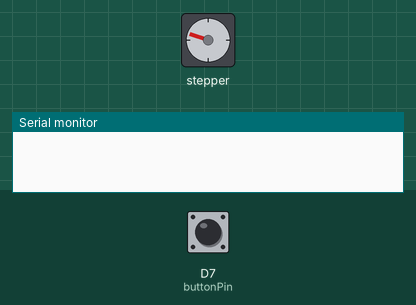
This sketch was run on a simulated ESP8266 (NodeMCU). Shown: stepper motor, the last lines printed to the serial monitor. Inputs (shaded band) come from the test bench; at power-on: D7 (buttonPin) LOW. Stepper angles assume 200 steps per turn.

Above: at 1.2 s.
1.3 s: D7 (buttonPin) pulled HIGH for 0.15 s
At 1.66 s:
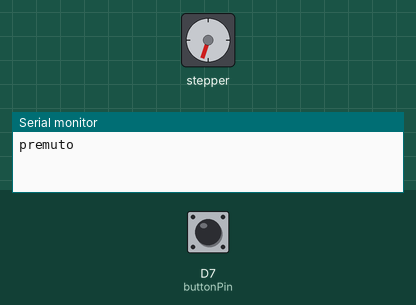
4.3 s: D7 (buttonPin) pulled HIGH for 1 s
At 5.28 s:
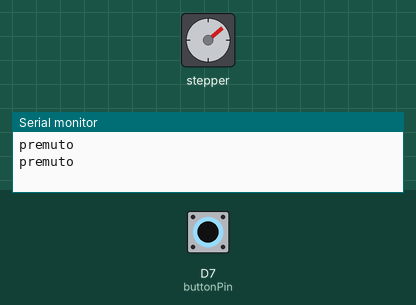
8.3 s: D7 (buttonPin) pulsed HIGH 2 times (0.12 s each, 0.3 s apart)
At 9.21 s:
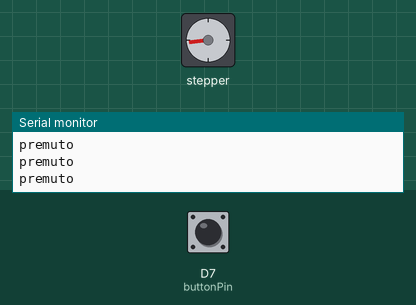
11.9 s: D7 (buttonPin) pulled HIGH for 0.15 s
At 12.53 s:
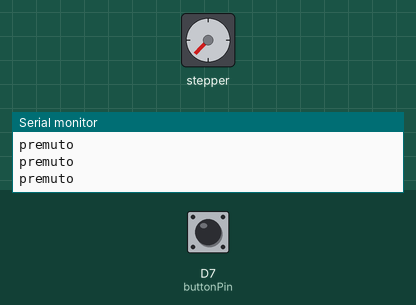
15.0 s: D7 (buttonPin) pulled HIGH for 3.2 s
21.2 s: D7 (buttonPin) pulled HIGH for 0.15 s
Timing chart, 0 to 71.8 s (numbered marks = the images above; inputs shaded):
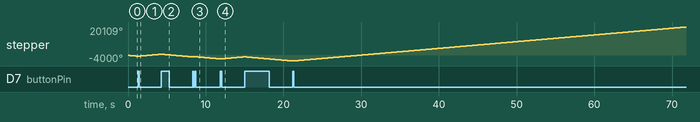

The sketch:

stepper_motor_button.ino
```cpp
#include <ESP8266WiFi.h>
#include <Stepper.h>

//stepper config
const int revolution = 200;                   // Revolution steps
int clockwise = -1;                           // One step clockwise
Stepper stepper(revolution, D1, D2, D5, D6);  // Initialize the stepper library on D1,D2,D5,D6

//variabili pulsante
int buttonPin = 13;  //D7
int buttonStateOld = 0;
int buttonStateNew = 0;


void setup() {
  Serial.begin(115200);       //inizializzo porta seriale
  pinMode(buttonPin, INPUT);  //bottone = input
  stepper.setSpeed(80);       // Set motor speed at 80 rpm
}
void loop() {
  stepper.step(clockwise);
  buttonStateOld = buttonStateNew;
  buttonStateNew = digitalRead(buttonPin);
  // Invert motor direction on button press
  if (buttonStateNew==1 &&buttonStateOld ==0) {
    Serial.println("premuto");
    clockwise *= -1;
  }
}
```
